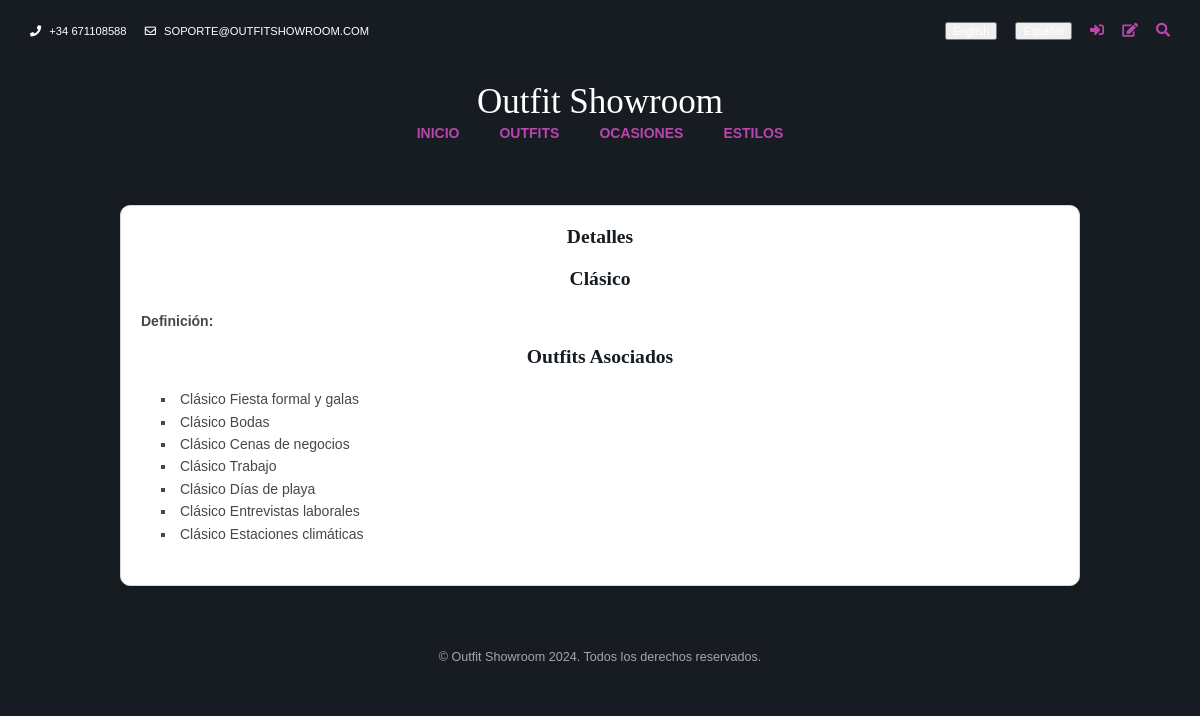
Screenshot of /es/estilos/1/ with the database file from the repository.
### appOutfitShowroom/models.py (models this page shows, shortened)
class Estilo(models.Model):
    nombre = models.CharField(max_length=50)
    descripcion = models.CharField(max_length=200)

class Outfit(models.Model):
    nombre = models.CharField(max_length=50)
    descripcion = models.CharField(max_length=200)
    estilo = models.ForeignKey(Estilo, on_delete=models.CASCADE)
    ocasion = models.ManyToManyField(Ocasion)
    foto = models.URLField(max_length=200, blank=True, null=True)

### appOutfitShowroom/views.py (the view)
# urls.py: path('estilos/<int:estilo_id>/', views.detalle_estilo, name='detalle_estilo'),
def detalle_estilo(request, estilo_id):
    estilo = get_object_or_404(Estilo, id=estilo_id)
    outfits = estilo.outfit_set.all()
    return render(request, 'nocobot/estilo.html', {'estilo': estilo, 'outfits': outfits})

### appOutfitShowroom/templates/nocobot/estilo.html
{% extends "nocobot/base2.html" %}
{% load i18n %}
{% block content %}
<h1>{{ estilo.nombre }}</h1>
<p><strong>{% trans "Definición:" %}</strong> {{ estilo.definición }}</p>
<h2>{% trans "Outfits asociados" %}</h2>
<ul>
    {% for outfit in outfits %}
    <li>{{ outfit.nombre }}</li>
    {% endfor %}
</ul>
{% endblock %}

### appOutfitShowroom/static/layout/styles/framework.css (style rules this page uses)
html { overflow-y:scroll; overflow-x:hidden; }
html, body { margin:0; padding:0; font-size:14px; line-height:1.6em; }
*, *::before, *::after { box-sizing:border-box; }
body, input, textarea, select { font-family:Verdana, Geneva, sans-serif; }
h1, h2, h3, h4, h5, h6, .heading { font-family:Georgia, "Times New Roman", Times, serif; }
::placeholder { opacity:1; }
h1, h2, h3, h4, h5, h6, .heading { margin:0 0 20px 0; font-size:1.4rem; line-height:normal; font-weight:normal; text-transform:capitalize; }
main h1, main h2 { color: #161C21; font-weight: bold; text-align: center; }
main ul { list-style: square inside; margin: 20px 0; padding: 0; }

### appOutfitShowroom/static/layout/styles/layout.css (style rules this page uses)
*, *::before, *::after { transition:all .3s ease-in-out; }
body { color:#A5A6AA; background-color:#161C21; }
main h1, main h2 { text-align: center; color: #161C21; font-weight: bold; margin-bottom: 20px; }
main ul { margin: 20px 0; padding-left: 20px; }

### rows the page displays
Estilo: nombre "Clásico"
Outfit: nombre "Clásico Fiesta formal y galas"
Outfit: nombre "Clásico Bodas"
Outfit: nombre "Clásico Cenas de negocios"
Outfit: nombre "Clásico Trabajo"
Outfit: nombre "Clásico Días de playa"
Outfit: nombre "Clásico Entrevistas laborales"
Outfit: nombre "Clásico Estaciones climáticas"
